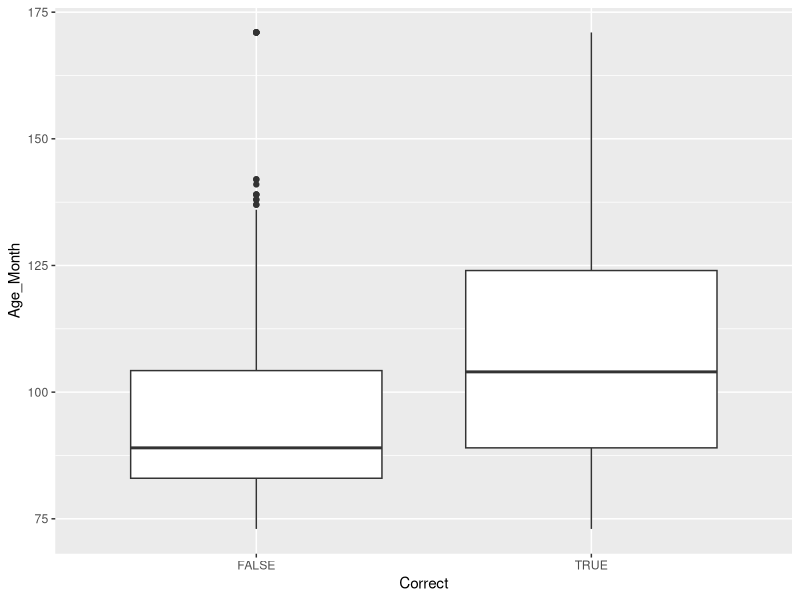
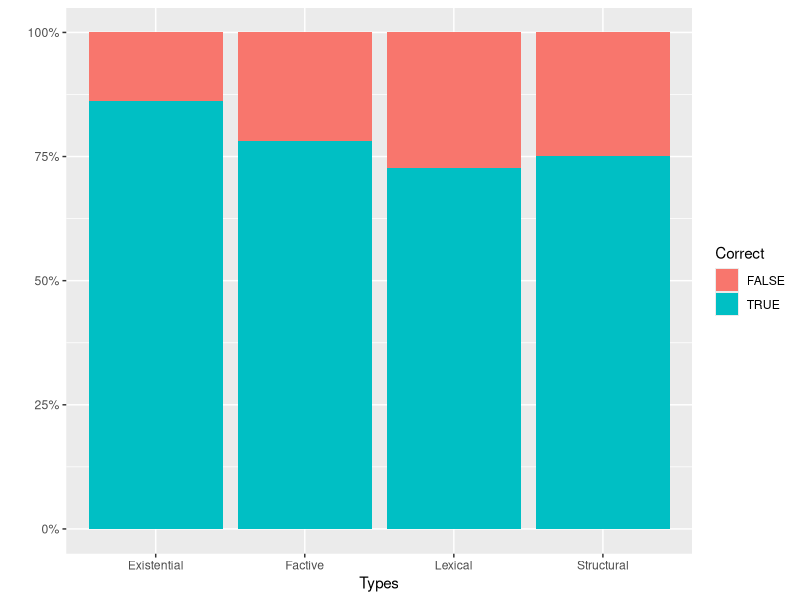
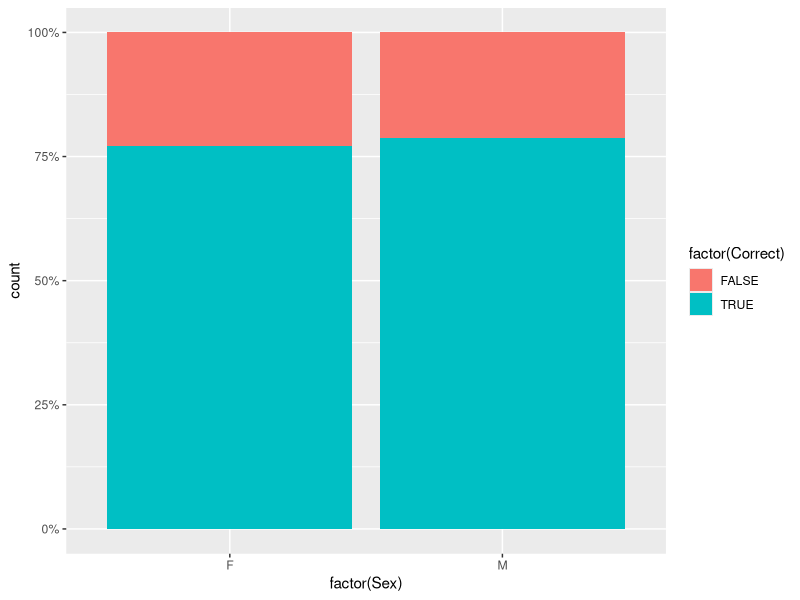
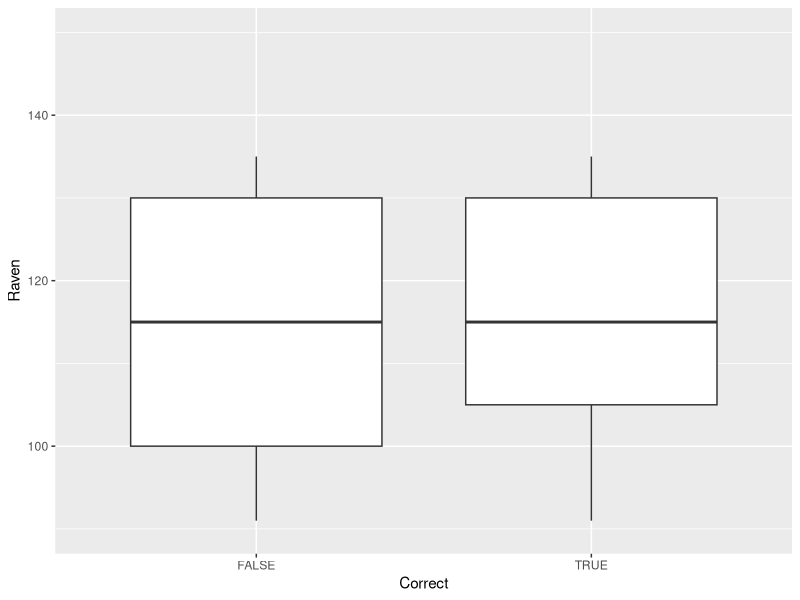

These figures' R source, in order:
## ---- chunk 1
knitr::opts_chunk$set(echo = TRUE)
## ---- chunk 2
library(readr)
library(ggplot2)
PresuppositionType_data <- read_csv("PresuppositionType_data.csv") #charge les données
data <-PresuppositionType_data 
ggplot(data) + 
  geom_boxplot(aes(x = Correct, y = Age_Month))
#création d'un graphique
## ---- chunk 3
library(dplyr)
data2 <- filter(data, Group == "ASD subjects") #on filtre les données et on crée un nouveau tableau pour les sujets avec ASD
## ---- chunk 4
ggplot(data2, aes(factor(Types), fill = factor(Correct))) + 
  geom_bar(position = "fill") + 
  scale_y_continuous(labels = scales::percent)+ 
  xlab("Types") + ylab("") + labs(fill = "Correct")
## ---- chunk 5
ggplot(data2, aes(factor(Sex), fill = factor(Correct))) + 
  geom_bar(position = "fill") + 
  scale_y_continuous(labels = scales::percent)
## ---- chunk 6
data3 <- ggplot(data2, aes(x=Correct, y=Raven))+ geom_boxplot()
data3 + ylim(90, 150)
